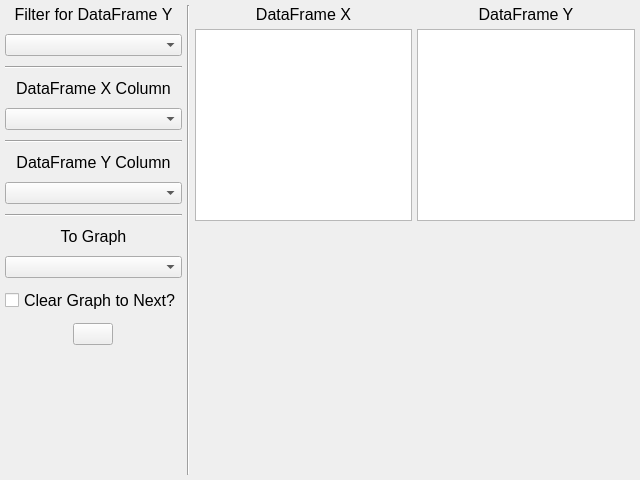
<?xml version="1.0" encoding="UTF-8"?>
<ui version="4.0">
 <class>CorrelationWindow</class>
 <widget class="QMainWindow" name="CorrelationWindow">
  <property name="geometry">
   <rect>
    <x>0</x>
    <y>0</y>
    <width>640</width>
    <height>480</height>
   </rect>
  </property>
  <property name="windowTitle">
   <string>Correlation</string>
  </property>
  <widget class="QWidget" name="centralwidget">
   <layout class="QHBoxLayout" name="horizontalLayout">
    <property name="spacing">
     <number>5</number>
    </property>
    <property name="leftMargin">
     <number>5</number>
    </property>
    <property name="topMargin">
     <number>5</number>
    </property>
    <property name="rightMargin">
     <number>5</number>
    </property>
    <property name="bottomMargin">
     <number>5</number>
    </property>
    <item>
     <layout class="QVBoxLayout" name="verticalLayout">
      <property name="spacing">
       <number>10</number>
      </property>
      <property name="bottomMargin">
       <number>0</number>
      </property>
      <item>
       <widget class="QLabel" name="label">
        <property name="font">
         <font>
          <pointsize>12</pointsize>
         </font>
        </property>
        <property name="text">
         <string>Filter for DataFrame Y</string>
        </property>
        <property name="alignment">
         <set>Qt::AlignCenter</set>
        </property>
       </widget>
      </item>
      <item>
       <widget class="QComboBox" name="comboFilter"/>
      </item>
      <item>
       <widget class="Line" name="line">
        <property name="orientation">
         <enum>Qt::Horizontal</enum>
        </property>
       </widget>
      </item>
      <item>
       <widget class="QLabel" name="label_2">
        <property name="font">
         <font>
          <pointsize>12</pointsize>
         </font>
        </property>
        <property name="text">
         <string>DataFrame X Column</string>
        </property>
        <property name="alignment">
         <set>Qt::AlignCenter</set>
        </property>
       </widget>
      </item>
      <item>
       <widget class="QComboBox" name="comboXColumn"/>
      </item>
      <item>
       <widget class="Line" name="line_2">
        <property name="orientation">
         <enum>Qt::Horizontal</enum>
        </property>
       </widget>
      </item>
      <item>
       <widget class="QLabel" name="label_3">
        <property name="font">
         <font>
          <pointsize>12</pointsize>
         </font>
        </property>
        <property name="text">
         <string>DataFrame Y Column</string>
        </property>
        <property name="alignment">
         <set>Qt::AlignCenter</set>
        </property>
       </widget>
      </item>
      <item>
       <widget class="QComboBox" name="comboYColumn"/>
      </item>
      <item>
       <widget class="Line" name="line_3">
        <property name="orientation">
         <enum>Qt::Horizontal</enum>
        </property>
       </widget>
      </item>
      <item>
       <widget class="QLabel" name="label_4">
        <property name="font">
         <font>
          <pointsize>12</pointsize>
         </font>
        </property>
        <property name="text">
         <string>To Graph</string>
        </property>
        <property name="alignment">
         <set>Qt::AlignCenter</set>
        </property>
       </widget>
      </item>
      <item>
       <widget class="QComboBox" name="comboToGraph"/>
      </item>
      <item>
       <widget class="QCheckBox" name="checkBoxClear">
        <property name="font">
         <font>
          <pointsize>12</pointsize>
         </font>
        </property>
        <property name="text">
         <string>Clear Graph to Next?</string>
        </property>
       </widget>
      </item>
      <item>
       <layout class="QHBoxLayout" name="horizontalLayout_2">
        <item>
         <spacer name="horizontalSpacer">
          <property name="orientation">
           <enum>Qt::Horizontal</enum>
          </property>
          <property name="sizeType">
           <enum>QSizePolicy::Minimum</enum>
          </property>
          <property name="sizeHint" stdset="0">
           <size>
            <width>40</width>
            <height>20</height>
           </size>
          </property>
         </spacer>
        </item>
        <item>
         <widget class="QPushButton" name="pushGraph">
          <property name="sizePolicy">
           <sizepolicy hsizetype="Maximum" vsizetype="Maximum">
            <horstretch>0</horstretch>
            <verstretch>0</verstretch>
           </sizepolicy>
          </property>
          <property name="text">
           <string/>
          </property>
          <property name="iconSize">
           <size>
            <width>64</width>
            <height>64</height>
           </size>
          </property>
         </widget>
        </item>
        <item>
         <spacer name="horizontalSpacer_2">
          <property name="orientation">
           <enum>Qt::Horizontal</enum>
          </property>
          <property name="sizeType">
           <enum>QSizePolicy::Minimum</enum>
          </property>
          <property name="sizeHint" stdset="0">
           <size>
            <width>40</width>
            <height>20</height>
           </size>
          </property>
         </spacer>
        </item>
       </layout>
      </item>
      <item>
       <spacer name="verticalSpacer_2">
        <property name="orientation">
         <enum>Qt::Vertical</enum>
        </property>
        <property name="sizeHint" stdset="0">
         <size>
          <width>20</width>
          <height>40</height>
         </size>
        </property>
       </spacer>
      </item>
     </layout>
    </item>
    <item>
     <widget class="Line" name="line_4">
      <property name="orientation">
       <enum>Qt::Vertical</enum>
      </property>
     </widget>
    </item>
    <item>
     <layout class="QVBoxLayout" name="verticalLayout_2">
      <property name="spacing">
       <number>5</number>
      </property>
      <property name="leftMargin">
       <number>0</number>
      </property>
      <property name="topMargin">
       <number>0</number>
      </property>
      <property name="rightMargin">
       <number>0</number>
      </property>
      <property name="bottomMargin">
       <number>0</number>
      </property>
      <item>
       <layout class="QHBoxLayout" name="horizontalLayout_3">
        <property name="spacing">
         <number>5</number>
        </property>
        <property name="leftMargin">
         <number>0</number>
        </property>
        <property name="topMargin">
         <number>0</number>
        </property>
        <property name="rightMargin">
         <number>0</number>
        </property>
        <property name="bottomMargin">
         <number>0</number>
        </property>
        <item>
         <layout class="QVBoxLayout" name="verticalLayout_4">
          <property name="spacing">
           <number>5</number>
          </property>
          <property name="leftMargin">
           <number>0</number>
          </property>
          <property name="topMargin">
           <number>0</number>
          </property>
          <property name="rightMargin">
           <number>0</number>
          </property>
          <property name="bottomMargin">
           <number>0</number>
          </property>
          <item>
           <widget class="QLabel" name="labelX">
            <property name="font">
             <font>
              <pointsize>12</pointsize>
             </font>
            </property>
            <property name="text">
             <string>DataFrame X</string>
            </property>
            <property name="alignment">
             <set>Qt::AlignCenter</set>
            </property>
           </widget>
          </item>
          <item>
           <widget class="QTableView" name="tableDFX">
            <property name="sizePolicy">
             <sizepolicy hsizetype="Expanding" vsizetype="Preferred">
              <horstretch>0</horstretch>
              <verstretch>0</verstretch>
             </sizepolicy>
            </property>
           </widget>
          </item>
         </layout>
        </item>
        <item>
         <layout class="QVBoxLayout" name="verticalLayout_5">
          <property name="spacing">
           <number>5</number>
          </property>
          <property name="leftMargin">
           <number>0</number>
          </property>
          <property name="topMargin">
           <number>0</number>
          </property>
          <property name="rightMargin">
           <number>0</number>
          </property>
          <property name="bottomMargin">
           <number>0</number>
          </property>
          <item>
           <widget class="QLabel" name="labelY">
            <property name="font">
             <font>
              <pointsize>12</pointsize>
             </font>
            </property>
            <property name="text">
             <string>DataFrame Y</string>
            </property>
            <property name="alignment">
             <set>Qt::AlignCenter</set>
            </property>
           </widget>
          </item>
          <item>
           <widget class="QTableView" name="tableDFY">
            <property name="sizePolicy">
             <sizepolicy hsizetype="Expanding" vsizetype="Preferred">
              <horstretch>0</horstretch>
              <verstretch>0</verstretch>
             </sizepolicy>
            </property>
           </widget>
          </item>
         </layout>
        </item>
       </layout>
      </item>
      <item>
       <widget class="QWidget" name="GraphCanvas" native="true">
        <property name="sizePolicy">
         <sizepolicy hsizetype="Expanding" vsizetype="Expanding">
          <horstretch>0</horstretch>
          <verstretch>0</verstretch>
         </sizepolicy>
        </property>
        <property name="sizeIncrement">
         <size>
          <width>0</width>
          <height>0</height>
         </size>
        </property>
        <property name="baseSize">
         <size>
          <width>0</width>
          <height>0</height>
         </size>
        </property>
       </widget>
      </item>
     </layout>
    </item>
   </layout>
  </widget>
 </widget>
 <resources/>
 <connections/>
</ui>
